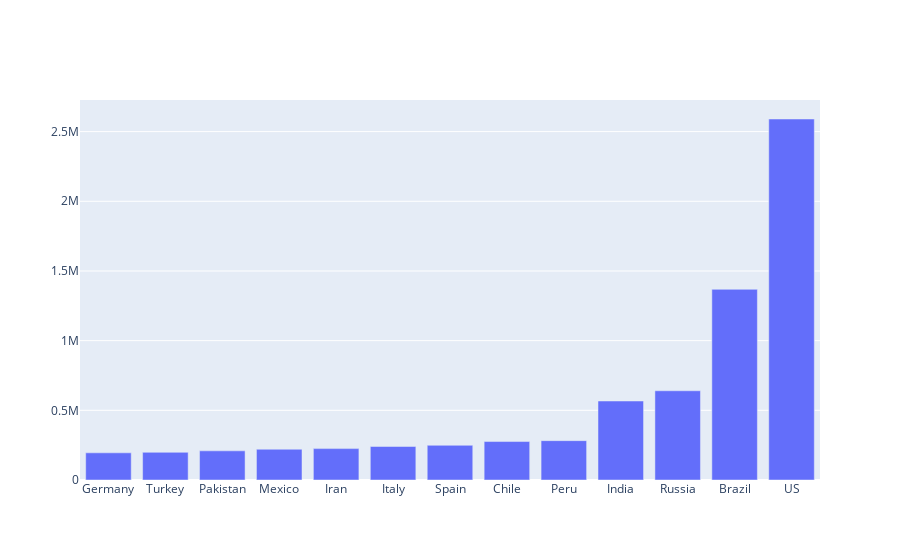

Notebook code for this chart:
### Markdown cell above
### data_overall dataframe contains only the max. no of cases found till the last date

### Code cell
## Using plotly.graph_objs

tr1 = go.Bar(
    ## Plotted for top 15 countries
    x = data_overall.Country[173:],      
    y = data_overall.Confirmed[173:],
    name = 'Confirmed',
  #  text = data_overall.Country[173:]
)

tr2 = go.Bar(
    ## Plotted for top 15 countries
    x = data_overall.Country[173:],      
    y = data_overall.Deaths[173:],
    name = 'Confirmed',
  #  text = data_overall.Country[173:]
)


data1 = [tr1]
layout1 = go.Layout(barmode='group')
fig = go.Figure(data=data1 , layout=layout1)
iplot(fig)

### Figure 1 — Plotly figure (JSON) as saved in the notebook; plotly's stock layout.template omitted (floating-point values rounded to 4 significant figures)
{"data": [{"name": "Confirmed", "type": "bar", "x": ["Germany", "Turkey", "Pakistan", "Mexico", "Iran", "Italy", "Spain", "Chile", "Peru", "India", "Russia", "Brazil", "US"], "y": [195042, 198613, 209337, 220657, 225205, 240436, 248970, 275999, 282365, 566840, 640246, 1368195, 2590552]}], "layout": {"barmode": "group"}}
